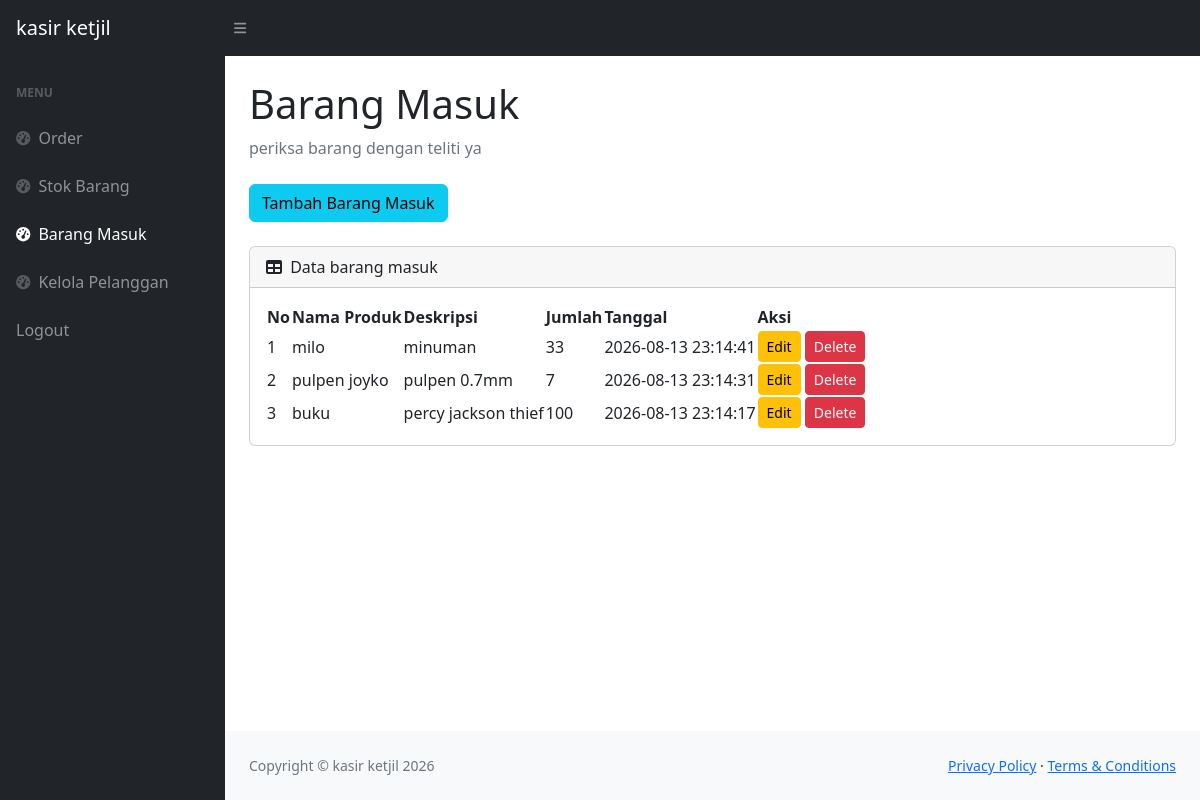
Page /masuk.php (signed in) on the committed database.
### tables this page shows
CREATE TABLE `masuk` (
  `id_masuk` int(11) NOT NULL,
  `id_produk` int(11) NOT NULL,
  `qty` int(11) NOT NULL,
  `tanggal_masuk` timestamp NOT NULL DEFAULT current_timestamp()
);

CREATE TABLE `produk` (
  `id_produk` int(11) NOT NULL,
  `nama_produk` varchar(35) NOT NULL,
  `deskripsi` varchar(35) NOT NULL,
  `harga` int(11) NOT NULL,
  `stok` int(11) NOT NULL
);

### masuk.php (the view, shortened to what this page needs)
<?php
require 'cekLogin.php';
?>
<!DOCTYPE html>
<html lang="en">
    <head>
        <link href="https://cdn.jsdelivr.net/npm/simple-datatables@7.1.2/dist/style.min.css" rel="stylesheet" />
        <link href="css/styles.css" rel="stylesheet" />
    </head>
    <body class="sb-nav-fixed">
        <nav class="sb-topnav navbar navbar-expand navbar-dark bg-dark">
            <a class="navbar-brand ps-3" href="index.php">kasir ketjil</a>
            <button class="btn btn-link btn-sm order-1 order-lg-0 me-4 me-lg-0" id="sidebarToggle" href="#!"><i class="fas fa-bars"></i></button>
        </nav>
        <div id="layoutSidenav">
            <div id="layoutSidenav_nav">
                <nav class="sb-sidenav accordion sb-sidenav-dark" id="sidenavAccordion">
                    <div class="sb-sidenav-menu">
                        <div class="nav">
                            <div class="sb-sidenav-menu-heading">Menu</div>
                            <a class="nav-link" href="index.php">
                                <div class="sb-nav-link-icon"><i class="fas fa-tachometer-alt"></i></div>
                                Order
                            </a>
                            <a class="nav-link" href="stok.php">
                                <div class="sb-nav-link-icon"><i class="fas fa-tachometer-alt"></i></div>
                                Stok Barang
                            </a>
                            <a class="nav-link active" href="masuk.php">
                                <div class="sb-nav-link-icon"><i class="fas fa-tachometer-alt"></i></div>
                                Barang Masuk
                            </a>
                            <a class="nav-link" href="pelanggan.php">
                                <div class="sb-nav-link-icon"><i class="fas fa-tachometer-alt"></i></div>
                                Kelola Pelanggan
                            </a>
                            <a class="nav-link" href="logout.php">
                                Logout
                            </a>
                        </div>
                    </div>
                </nav>
            </div>
            <div id="layoutSidenav_content">
                <main>
                    <div class="container-fluid px-4">
                        <h1 class="mt-4">Barang Masuk</h1>
                        <ol class="breadcrumb mb-4">
                            <li class="breadcrumb-item active">periksa barang dengan teliti ya</li>
                        </ol>
                                <button type="button" class="btn btn-info mb-4" data-bs-toggle="modal" data-bs-target="#myModal">
                                    Tambah Barang Masuk
                                </button>
                        <div class="card mb-4">
                            <div class="card-header">
                                <i class="fas fa-table me-1"></i>
                                Data barang masuk
                            </div>
                            <div class="card-body">
                                <table id="datatablesSimple">
                                    <thead>
                                        <tr>
                                            <th>No</th>
                                            <th>Nama Produk</th>
                                            <th>Deskripsi</th>
                                            <th>Jumlah</th>
                                            <th>Tanggal</th>
                                            <th>Aksi</th>
                                        </tr>
                                    </thead>
                                    <tbody>
                                    <?php
                                    $get = mysqli_query($conn, "SELECT m.*, p.nama_produk, p.deskripsi FROM masuk m JOIN produk p ON m.id_produk = p.id_produk ORDER BY m.tanggal_masuk DESC");
                                    $i = 1;
                                    while($produk = mysqli_fetch_array($get)){
                                    $nama_produk = $produk['nama_produk'];
                                    $deskripsi = $produk['deskripsi'];
                                    $qty = $produk['qty'];
                                    $tanggal = $produk['tanggal_masuk'];
                                    ?>
                                        <tr>
                                            <td> <?=$i++;?></td>
                                            <td><?=$nama_produk;?></td>
                                            <td><?=$deskripsi;?></td>
                                            <td><?=$qty;?></td>
                                            <td><?=$tanggal;?></td>
                                            <td>
                                                <button type="button" class="btn btn-warning btn-sm" data-bs-toggle="modal" data-bs-target="#editMasuk<?=$produk['id_masuk'];?>">Edit</button>
                                                <button type="button" class="btn btn-danger btn-sm" data-bs-toggle="modal" data-bs-target="#deleteMasuk<?=$produk['id_masuk'];?>">Delete</button>
                                            </td>
                                        </tr>
                                    <?php
                                    };
                                    ?>
                                    </tbody>
                                </table>
                            </div>
                        </div>
                    </div>
                </main>
                <footer class="py-4 bg-light mt-auto">
                    <div class="container-fluid px-4">
                        <div class="d-flex align-items-center justify-content-between small">
                            <div class="text-muted">Copyright &copy; kasir ketjil 2026</div>
                            <div>
                                <a href="#">Privacy Policy</a>
                                &middot;
                                <a href="#">Terms &amp; Conditions</a>
                            </div>
                        </div>
                    </div>
                </footer>
            </div>
        </div>
    </body>
</html>

### rows in the picture
masuk: id_produk.nama_produk "milo", id_produk.deskripsi "minuman", qty "33", tanggal_masuk "2026-08-13 23:14:41"
masuk: id_produk.nama_produk "pulpen joyko", id_produk.deskripsi "pulpen 0.7mm", qty "7", tanggal_masuk "2026-08-13 23:14:31"
masuk: id_produk.nama_produk "buku", id_produk.deskripsi "percy jackson thief", qty "100", tanggal_masuk "2026-08-13 23:14:17"
